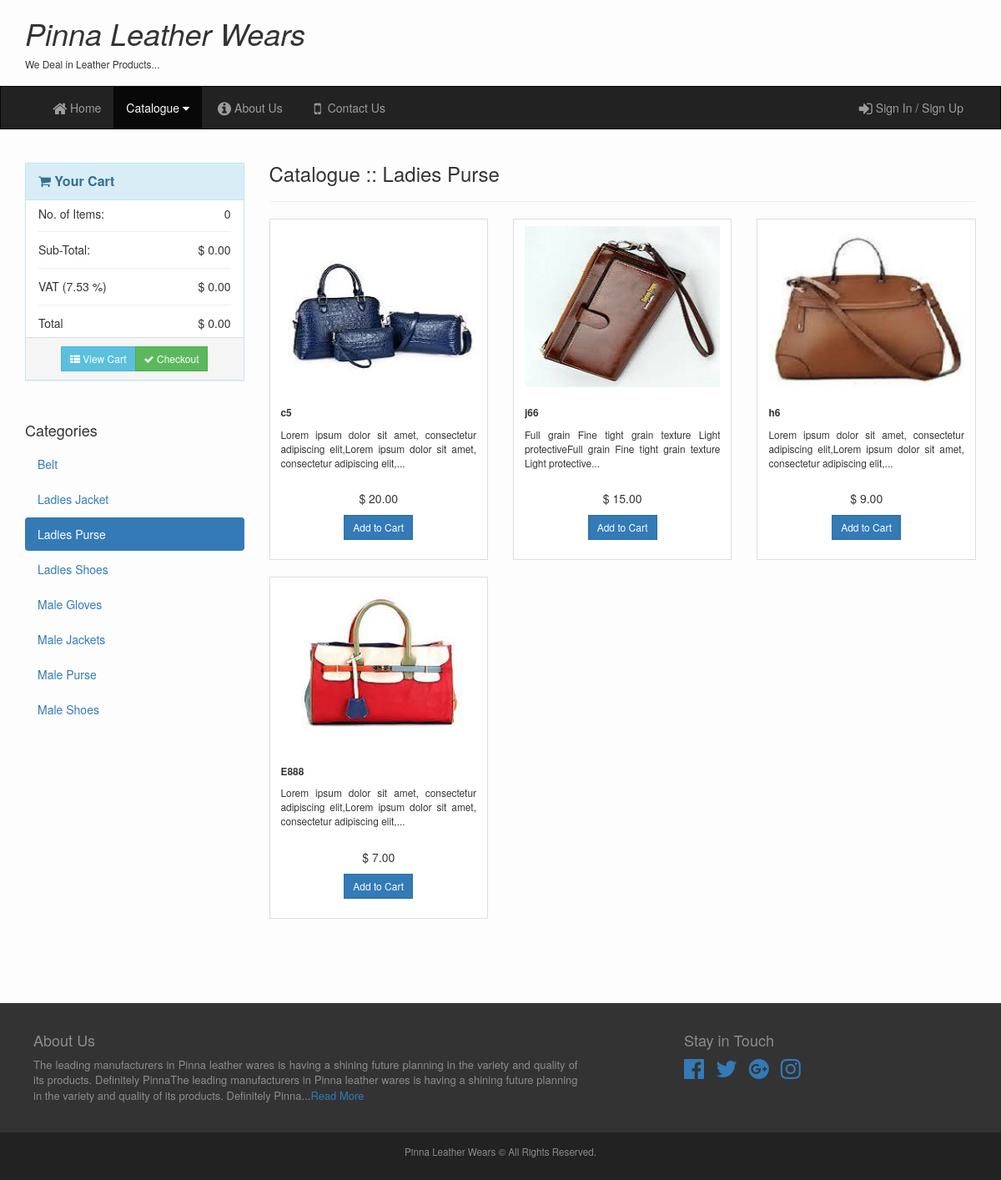
Page /?page=catalog&category=7 on the committed database.
### tables this page shows
CREATE TABLE `business` (
  `id` int NOT NULL AUTO_INCREMENT,
  `name` varchar(150) NOT NULL,
  `slogan` varchar(100) NOT NULL,
  `address` text NOT NULL,
  `telephone` varchar(100) NOT NULL,
  `email` varchar(200) NOT NULL,
  `website` varchar(200) NOT NULL,
  `vat_rate` decimal(5,2) NOT NULL,
  `about` text,
  PRIMARY KEY (`id`)
);

CREATE TABLE `categories` (
  `id` int NOT NULL AUTO_INCREMENT,
  `name` varchar(150) NOT NULL,
  PRIMARY KEY (`id`)
);

CREATE TABLE `products` (
  `id` int NOT NULL AUTO_INCREMENT,
  `name` varchar(255) NOT NULL,
  `description` text NOT NULL,
  `price` decimal(8,2) NOT NULL,
  `date` timestamp NOT NULL DEFAULT CURRENT_TIMESTAMP,
  `category` int NOT NULL,
  `image` varchar(100) DEFAULT NULL,
  `qty` int NOT NULL,
  PRIMARY KEY (`id`),
  KEY `category` (`category`),
  CONSTRAINT `products_ibfk_1` FOREIGN KEY (`category`) REFERENCES `categories` (`id`) ON DELETE CASCADE ON UPDATE CASCADE
);

### pages/catalog.php (the view, shortened to what the rows shown need)
<?php
$catID = Url::getParam('category');
if (empty($catID)) {
    require_once('error.php');
} else {
    $catalogObj = new Catalog();
    $category = $catalogObj->getCategory($catID);
    if (empty($category)) {
        require_once('error.php');
    } else {
        $products = $catalogObj->getProducts($catID);
        if (!empty($products)) {
            $pagingObj = new Paging($products, 12);
            $rows = $pagingObj->getRecords();
            require_once('_header.php');
            ?>
            <div class="col-md-9 col-sm-8 col-xs-12">
            <div class="row">
                <div class="col-xs-12">
                    <h3>Catalogue :: <?= htmlspecialchars($category['name']); ?></h3>
                    <hr>
                </div>
            </div>
            <div class="row">
                <?php foreach ($rows as $key => $product) { ?>
                    <div class="col-md-4 col-sm-6 col-xs-12">
                        <div class="thumbnail">
                            <?php
                            $image = (!empty($product['image'])) ?
                                Catalog::$_image_path . $product['image'] :
                                Catalog::$_image_path . 'unavailable.png';
                            $width = Helper::getImageSize($image, 0);
                            $width = ($width > 242) ? 242 : $width;
                            ?>
                            <a href="<?= "?page=catalog-item&category={$product['category']}&id={$product['id']}"; ?>">
                                <img src="<?= $image ?>" class="img-thumbnail" width="<?= $width ?>"
                                     alt="<?= $product['name']; ?>">
                            </a>
                            <div class="caption">
                                <div class="desc">
                                    <h4 class="small"><strong><?= htmlspecialchars($product['name']); ?></strong></h4>
                                    <p class="small text-justify"><?= htmlspecialchars(Helper::shortenString($product['description'])); ?></p>
                                </div>
                                <p class="text-center"><?= Catalog::$_currency . ' ' . number_format($product['price'], 2); ?></p>
                                <p class="text-center"><?= Basket::buttonActive($product['id']); ?></p>
                            </div>
                        </div>
                    </div>
                <?php } ?>
                <div class="clearfix"></div>
                <div class="col-xs-12">
                </div>
            </div>
        <?php } else { ?>
            <p>There is no Product in this category.</p>
        <?php }
    }
} ?>
    </div>
<?php require_once('_footer.php'); ?>

### templates/includes/_header.php (shortened to what the rows shown need)
<!DOCTYPE html>
<html lang="en">
<head>
    <link href="/css/bootstrap.min.css" rel="stylesheet">
    <link href="/css/font-awesome.min.css" rel="stylesheet">
    <link href="/css/custom.css" rel="stylesheet">
</head>
<body>
<header class="page-header hidden-xs">
    <div class="container">
        <div class="row">
            <div class="col-md-6 col-sm-8">
                <h1><i><?= htmlspecialchars($business['name']); ?></i></h1>
                <h4 class="small"><?= htmlspecialchars($business['slogan']); ?></h4>
            </div>
        </div>
    </div>
</header>
<nav class="navbar navbar-inverse">
    <div class="container">
        <div class="collapse navbar-collapse" id="myNavbar">
            <ul class="nav navbar-nav">
                <li class="<?= Helper::getActive('index'); ?>"><a href="/"><i class="fa fa-home fa-lg fa-fw"></i>Home</a></li>
                <li class="dropdown <?= Helper::getActive('catalog'); ?>">
                    <a href="#" class="dropdown-toggle" data-toggle="dropdown">
                        Catalogue <i class="fa fa-caret-down"></i>
                    </a>
                </li>
                <li class="<?= Helper::getActive('about'); ?>"><a href="/?page=about"><i class="fa"></i><i class="fa fa-info-circle fa-lg fa-fw"></i>About Us</a></li>
                <li class="<?= Helper::getActive('contact'); ?>"><a href="/?page=contact"><i class="fa fa-mobile-phone fa-lg fa-fw"></i>Contact Us</a></li>
            </ul>
            <ul class="nav navbar-nav navbar-right">
                <?php if (Login::isLoggedIn(Login::$_login_client)) { ?>
                    <li class="hidden-sm"><a href="#" class="btn disabled">Signed In as : <?= htmlspecialchars(Session::getSession(Login::$_client_name)); ?></a></li>
                    <li class="<?= Helper::getActive('orders'); ?>"><a href="/?page=orders"><i class="fa fa-book fa-lg fa-fw"></i>My Orders</a></li>
                    <li class="<?= Helper::getActive('logout'); ?>"><a href="/?page=logout"><i class="fa fa-sign-out fa-lg fa-fw"></i>Sign Out</a></li>
                <?php } else { ?>
                    <li class="<?= Helper::getActive('login'); ?>">
                        <a href="/?page=login"><i class="fa fa-sign-in fa-lg fa-fw"></i>Sign In / Sign Up</a>
                    </li>
                <?php } ?>
            </ul>
        </div>
    </div>
</nav>

### templates/includes/_cart.php
<?php
$basketObj = new Basket();
?>
<div class="clearfix">&nbsp;</div>
<div id="basket_left">
    <div class="panel panel-info">
        <div class="panel-heading">
            <div class="panel-title">
                <div class="row">
                    <div class="col-xs-12">
                        <span class="fa fa-shopping-cart"></span> <strong>Your Cart</strong>
                    </div>
                </div>
            </div>
        </div>
        <div class="panel-body">
            <div class="row">
                <div class="col-xs-7">
                    No. of Items:
                </div>
                <div class="col-xs-5 text-right bl_ti"><span><?=$basketObj->_num_of_items;?></span></div>
            </div>
            <hr>
            <div class="row">
                <div class="col-xs-7">
                    Sub-Total:
                </div>
                <div class="col-xs-5 text-right bl_st"><?=Catalog::$_currency;?><span><?=number_format($basketObj->_sub_total, 2);?></span></div>
            </div>
            <hr>
            <div class="row">
                <div class="col-xs-7">
                    VAT (<span><?=$basketObj->_vat_rate;?> </span>%)
                </div>
                <div class="col-xs-5 text-right bl_vat"><?=Catalog::$_currency;?><span><?=number_format($basketObj->_vat, 2);?></span></div>
            </div>
            <hr>
            <div class="row">
                <div class="col-xs-7">
                    Total
                </div>
                <div class="col-xs-5 text-right bl_total"><?=Catalog::$_currency;?><span><?=number_format($basketObj->_total, 2);?></span></div>
            </div>
        </div>
        <div class="panel-footer">
            <div class="row">
                <div class="text-center">
                    <div class="btn-group btn-group-sm">
                        <a href="/?page=basket" class="btn btn-info">
                            <i class="fa fa-th-list"> </i> View Cart
                        </a>
                        <a href="/?page=checkout" class="btn btn-success" title="checkout">
                            <i class="fa fa-check"> </i> Checkout
                        </a>
                    </div>
                </div>
            </div>
        </div>
    </div>
</div>
<div class="clearfix">&nbsp;</div>

### templates/includes/_categories.php
<div class="hidden-xs">
    <h4>Categories</h4>
    <ul class="nav nav-pills nav-stacked">
        <?php foreach ($categories as $key => $cat) { ?>
            <li class="<?=Helper::getActive(array('category' => $cat['id']));?>" role="presentation">
                <a href="<?='/?page=catalog&category='.$cat['id'];?>"><?=$cat['name'];?></a>
            </li>
        <?php } ?>
    </ul>
</div>

### classes/Basket.php (shortened to what the rows shown need)
<?php
class Basket
{
    public $_vat;
    public $_sub_total;
    public function __construct()
    {
        $this->_is_empty = (empty($_SESSION['basket'])) ? true : false;
        $businessObj = new Business();
        $this->_vat_rate = $businessObj->getVatRate();
    }
    public function numOfItems()
    {
        $items = 0;
        $this->_num_of_items = $items;
    }
    public function subTotal()
    {
        $subTotal = 0;
        $this->_sub_total = round($subTotal, 2);
    }
    public function vat()
    {
        $vat = 0;
        $this->_vat = round($vat, 2);
    }
    public function total()
    {
        $this->_total = round($this->_vat + $this->_sub_total, 2);
    }
    public static function buttonActive($product_id)
    {
        if (isset($_SESSION['basket'][$product_id])) {
            $job = 0;
            $label = 'Remove from Cart';
        } else {
            $job = 1;
            $label = 'Add to Cart';
        }
        $button = '<a href="#" class="add_to_basket btn btn-sm ';
        $button .= ($job == 0) ? 'btn-danger"' : 'btn-primary" ';
        $button .= 'rel="' . $product_id . '_' . $job . '">';
        $button .= $label . '</a>';
        return $button;
    }
}

### templates/includes/_footer.php (shortened to what the rows shown need)
<footer class="footer-wrapper">
    <section class="footer-main">
        <div class="container">
            <div class="row">
                <div class="col-md-7 col-sm-8">
                    <h4>About Us</h4>
                    <p class="text-justify"><?= Helper::shortenString(htmlspecialchars($business['about']), 150); ?><a href="/?page=about">Read
                            More</a></p>
                </div>
            </div>
        </div>
    </section>
    <section class="footer-rights">
        <div class="container">
            <div class="row">
                <div class="col-md-12">
                    <p><?= htmlspecialchars($business['name']); ?> &copy; All Rights Reserved.</p>
                </div>
            </div>
        </div>
    </section>
</footer>
</body>
</html>

### rows in the picture
business: name "Pinna Leather Wears", slogan "We Deal in Leather Products...", vat_rate "7.53", about "The leading manufacturers in Pinna leather wares is having a shining future planning in the variety and quality of its products. Definitely PinnaThe leading manufacturers in Pinna leather wares is having a shining future planning in the variety and quality of its products. Definitely Pinna..."
categories: name "Belt"
categories: name "Ladies Jacket"
categories: name "Ladies Purse"
categories: name "Ladies Shoes"
categories: name "Male Gloves"
categories: name "Male Jackets"
categories: name "Male Purse"
categories: name "Male Shoes"
products: shows a picture, name "c5", description "Lorem ipsum dolor sit amet, consectetur adipiscing elit,Lorem ipsum dolor sit amet, consectetur adipiscing elit,...", price "20.00", id "Add to Cart"
products: shows a picture, name "j66", description "Full grain Fine tight grain texture Light protectiveFull grain Fine tight grain texture Light protective...", price "15.00", id "Add to Cart"
products: shows a picture, name "h6", description "Lorem ipsum dolor sit amet, consectetur adipiscing elit,Lorem ipsum dolor sit amet, consectetur adipiscing elit,...", price "9.00", id "Add to Cart"
products: shows a picture, name "E888", description "Lorem ipsum dolor sit amet, consectetur adipiscing elit,Lorem ipsum dolor sit amet, consectetur adipiscing elit,...", price "7.00", id "Add to Cart"

### other values in the picture
$basketObj->_num_of_items "0"
Catalog::$_currency "$"
$basketObj->_sub_total "0.00"
$basketObj->_vat "0.00"
$basketObj->_total "0.00"
